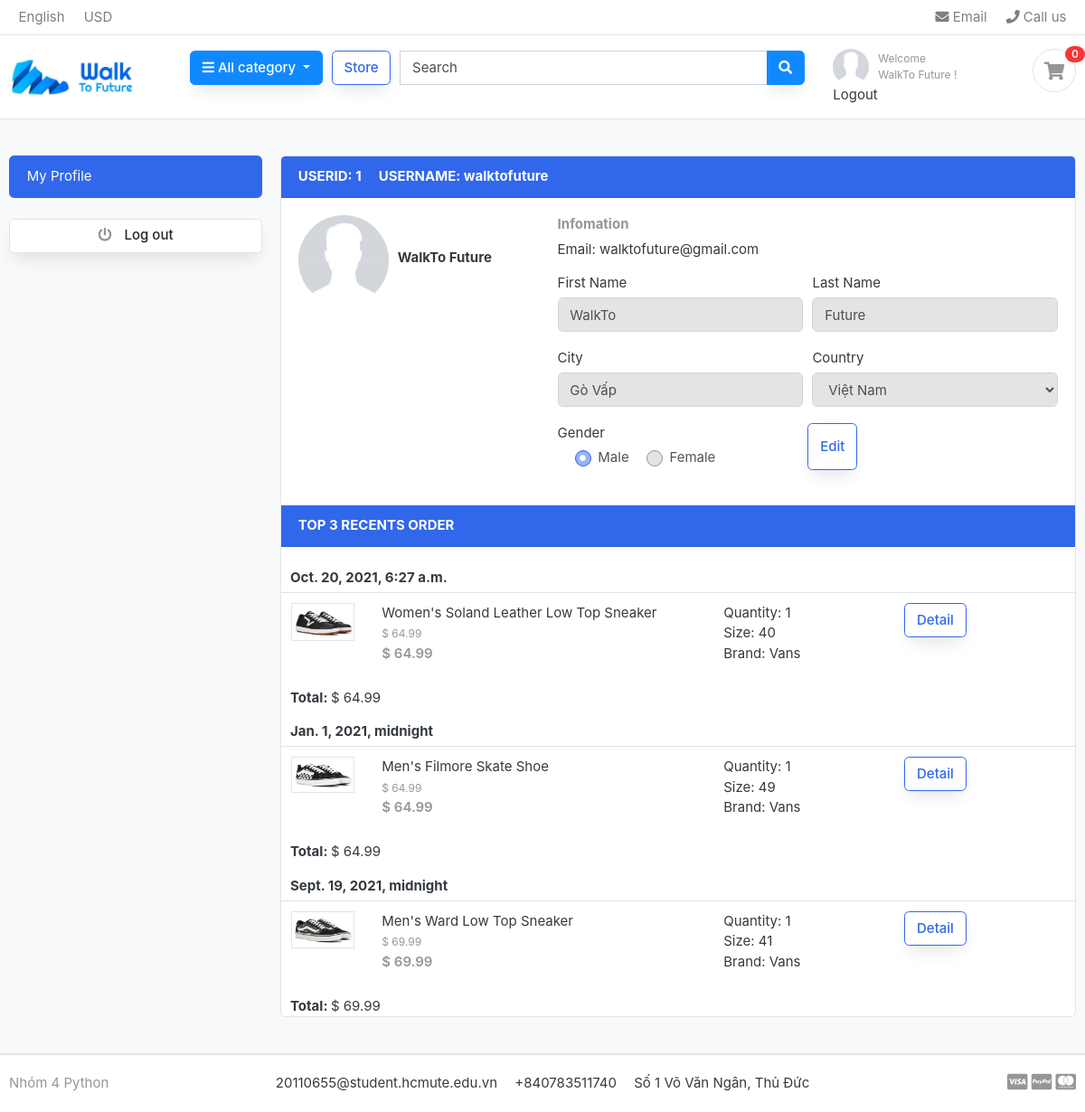
The page /profile/ (signed in) on the database as committed earlier.
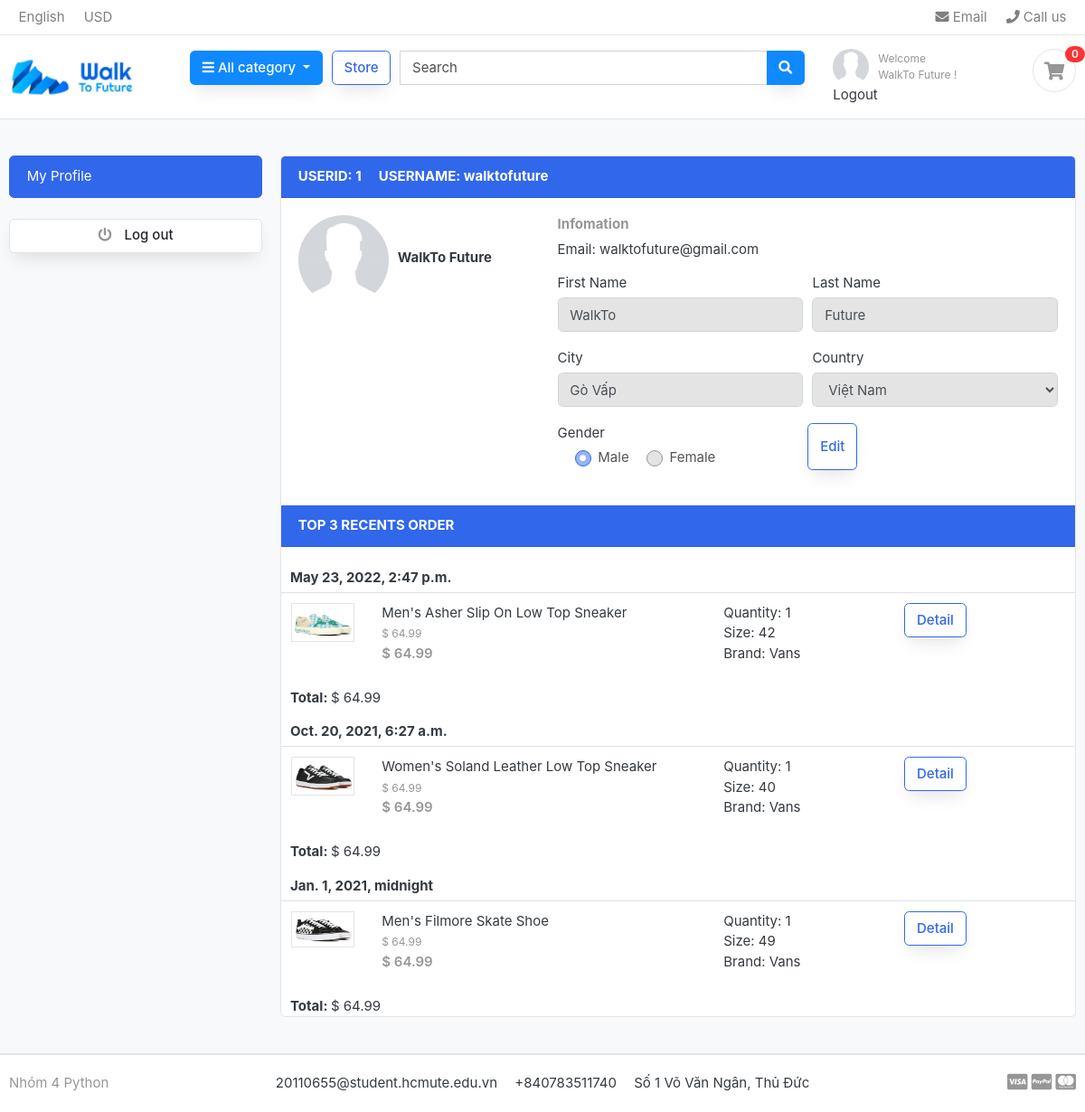
The same page on the database as committed later.
### store/models.py (models this page shows, shortened)
class Customer(models.Model):
    user = models.OneToOneField(User, on_delete=models.CASCADE)
    city = models.CharField(max_length=200)
    gender = models.CharField(max_length=10, choices=GENDER_CHOICES, default = 'female')
    country = models.CharField(max_length=50, choices=COUNTRY_CHOICES, default='vietNam')

class Bill(models.Model):
    user =  models.ForeignKey(User, on_delete=models.CASCADE)
    sq = models.ForeignKey(Size_Quantity,on_delete=models.CASCADE)
    checkout_date = models.DateTimeField()
    quantity = models.IntegerField(default=1)
    @property
    def total(self):
        return self.sq.product.price * self.quantity

class Size_Quantity(models.Model):
    product = models.ForeignKey(Product, on_delete=models.CASCADE)
    size = models.IntegerField()
    quantity = models.IntegerField()

class Product(models.Model):
    name = models.CharField(max_length=200, null=False)
    price = models.FloatField(null=False)
    description = models.TextField()
    brand = models.CharField(max_length=150)
    image = models.ImageField(upload_to='images')
    slug = models.SlugField()
    sold = models.IntegerField(default=0)
    statitic = models.FloatField(default=0)

### store/views.py (the view, shortened to what this page needs)
# urls.py: path('profile/',views.profile, name ='profile' ),
@login_required(login_url='login')
def profile(request):
    edit = False
    cus = models.Customer.objects.get(user=request.user)
    country = ['Việt Nam', 'United States', 'Russia']
    bills = models.Bill.objects.filter(user=request.user)
    date = []
    list = []
    bill = []
    total = 0
    for item in bills:
        if item.checkout_date not in date:
            if len(bill) != 0:
                list.append({'bills': bill,'total': total})
            date.append(item.checkout_date)
            bill = [item]
            total = item.total
        else:
            bill.append(item)
            total = total + item.total
    list.append({'bills': bill,'total': total})
    list = list[::-1]
    list = list[:3]
    return render(request,'store/profile.html', {
        'cus': cus,
        'country': country,
        'edit': edit,
        'bill_list': list
    })

### store/templatestags/tags.py (called while the page is built)
@register.simple_tag
def countCart(request):
    total = 0
    if request:
        if request.user.is_authenticated:
            user = request.user
            orders = models.Cart.objects.filter(user=user)
            for order in orders:
                total = total + order.quantity
    return total

@register.simple_tag
def product():
    products = models.Product.objects.all()
    return products

### store/templates/store/profile.html (shortened to what this page needs)
{% extends 'store/base/base.html' %}
{% load static %}
{% block profile %}
<section class="section-conten padding-y bg">
<div class="container">
	<div class="row">
	<aside class="col-md-3">
		<ul class="list-group">
			<a class="list-group-item active" href="#"> My Profile </a>
		</ul>
		<br>
		<a class="btn btn-light btn-block" href="{%url 'logout' %}"> <i class="fa fa-power-off"></i> <span class="text">Log out</span> </a>
	</aside>
	<main class="col-md-9">
		<article class="card">
		<header class="card-header" id="header_user">
			<strong class="d-inline-block mr-3 ">USERID: {{request.user.id}}</strong>
			<strong class="d-inline-block mr-3 ">USERNAME: {{request.user.username}}</strong>
		</header>
		<div class="card-body">
			<div class="row">
				<div class="col-md-4">
					<div class="icontext w-100">
						<img
						src="{% static 'store/images/avatars/default_avatar.jpg' %}"
						class="img-xs rounded-circle"
						id="avatar"
						/>
						<label><strong>{{ request.user.first_name }} {{ request.user.last_name }}</strong></label>
					</div>
				</div>
				<div class="col-md-8">
					<h6 class="text-muted">Infomation</h6>
					<p>Email: {{ request.user.email }} </p>
					<form method="POST" action="">
						{% if not edit %}
							<div class="form-row">
								<div class="form-group col-md-6">
								  <label>First Name</label>
								  <input type="text" class="form-control" disabled name="first_name" value="{{ request.user.first_name }}">
								</div>
								<div class="form-group col-md-6">
								  <label>Last Name</label>
								  <input type="text" class="form-control" disabled name="last_name" value="{{ request.user.last_name }}">
								</div>
							</div>
							<div class="form-row">
								<div class="form-group col-md-6">
								  	<label>City</label>
								  	<input type="text" class="form-control" disabled name="city" value="{{ cus.city }}">
								</div>
								<div class="form-group col-md-6">
									<label>Country</label>
									<select disabled class="form-control" name = "country">
										{% for item in country %}
											{% if cus.country == item %}
												<option value = "{{ item }}" selected="">{{ item }}</option>
											{% else %}
												<option value = "{{ item }}">{{ item }}</option>
											{% endif %}
										{% endfor %}
									</select>
								</div>
							</div>
							<div class="form-row">
								<div class="form-group col-md-6">
									<label>Gender</label>
									<br><span>&emsp;</span>
									{% if cus.gender == 'male' %}
									<label class="custom-control custom-radio custom-control-inline">
										<span class="custom-control-label"> Male </span>
									</label>
									<label class="custom-control custom-radio custom-control-inline">
										<span class="custom-control-label"> Female </span>
									</label>
									{% endif %}
								</div>
								<button onclick="document.getElementById('type').value = 'edit'" type="submit" class="btn btn-outline-primary">Edit</button>
							</div>
						{% endif %}
					</form>
				</div>
			</div>
		</div>
		<header class="card-header" id="header_bill">
			<strong class="d-inline-block mr-3 ">TOP 3 RECENTS ORDER  </strong>
		</header><br>
		<div class="table-responsive">
		{% for item in bill_list %}
		<table class="table table-hover">
			<label id="date_label"><strong>{{ item.bills.0.checkout_date }}</strong></label>
			{% for bill in item.bills %}
			<tr>
				<td width="100">
					<img src="{{ bill.sq.product.image.url }}" class="border" id="bill_item_img">
				</td>
				<td>
					<p class="title mb-0">{{ bill.sq.product.name }}</p>
					<small class="title text-muted">$ {{ bill.sq.product.price }}</small><br>
					<p class="price text-muted">$ {{ bill.total }}</p>
				</td>
				<td width="200">Quantity: {{ bill.quantity }} <br>Size: {{ bill.sq.size }} <br>Brand: {{ bill.sq.product.brand }} </td>
				<td width="200"><a href="{% url 'detail' bill.sq.product.slug %}" class="btn btn-outline-primary">Detail</a></td>
			</tr>
			{% endfor %}
		</table>
			<p id="total_label"><strong>Total: </strong>$ {{ item.total|floatformat:2 }}</p>
		{% endfor %}
		</div>
		</article>
	</main>
</div>
</div>
</section>
{% endblock %}

### store/templates/store/base/base.html (shortened to what this page needs)
{% load static %}
{% load tags %}
<!DOCTYPE HTML>
<html lang="en">
<head>
<link rel="stylesheet" href="https://stackpath.bootstrapcdn.com/font-awesome/4.7.0/css/font-awesome.min.css">
<link rel="stylesheet" href="{% static 'store/css/style.css' %}">
<link href="{% static 'store/css/bootstrap.css' %}" rel="stylesheet" type="text/css"/>
<link href="{% static 'store/fonts/fontawesome/css/all.min.css' %}" type="text/css" rel="stylesheet">
<link href="{% static 'store/css/ui.css' %}" rel="stylesheet" type="text/css"/>
<link href="{% static 'store/css/responsive.css' %}" rel="stylesheet" media="only screen and (max-width: 1200px)" />
</head>
<body>
<header class="section-header">
<nav class="navbar p-md-0 navbar-expand-sm navbar-light border-bottom">
<div class="container">
  <div class="collapse navbar-collapse" id="navbarTop4">
    <ul class="navbar-nav mr-auto">
    	<li class="nav-item dropdown">
		 	<a href="#" class="nav-link">English </a>
		</li>
		<li class="nav-item dropdown">
			<a href="#" class="nav-link"> USD </a>
		</li>
    </ul>
    <ul class="navbar-nav">
		<li><a href="#" class="nav-link"> <i class="fa fa-envelope"></i> Email </a></li>
		<li><a href="#" class="nav-link"> <i class="fa fa-phone"></i> Call us </a></li>
	</ul>
  </div>
</div>
</nav>
<section class="header-main border-bottom">
	<div class="container">
<div class="row align-items-center">
	<div class="col-lg-2 col-md-3 col-6">
		<a href="{%url 'index' %}" class="brand-wrap">
			<img class="logo" src="{% static 'store/images/logo1.jpg' %}">
		</a>
	</div>
	<div class="col-lg col-sm col-md col-6 flex-grow-0">
		<div class="category-wrap dropdown d-inline-block float-right">
			<button type="button" class="btn btn-primary dropdown-toggle" data-toggle="dropdown">
				<i class="fa fa-bars"></i> All category
			</button>
		</div>
	</div>
	<a href="{% url 'store' brandCategory='All' sizeCategory='All' priceCategory='All' searchCategory='All'  %}" class="btn btn-outline-primary">Store</a>
	<div class="col-lg  col-md-6 col-sm-12 col">
		<form id ="formSearch" method="POST" class="search">
			<div class="input-group w-100">
						{% product as list %}
			    <input  id="search" name="search" type="text" class="form-control" oninput="loadItem()" data-toggle="dropdown" style="width:60%;" placeholder="Search">
			    <div class="input-group-append">
			      <button class="btn btn-primary" onclick="submitSearch()">
			        <i class="fa fa-search"></i>
			      </button>
			    </div>
		    </div>
		</form>
	</div>
	<div class="col-lg-3 col-sm-6 col-8 order-2 order-lg-3">
				<div class="d-flex justify-content-end mb-3 mb-lg-0">
					<div class="widget-header">
						{% if request.user.is_authenticated %}
						<div class="icontext w-100">
							<a href="{%url 'profile' %}" class="brand-wrap">
								<img
								src="{% static 'store/images/avatars/default_avatar.jpg' %}"
								class="img-xs icon rounded-circle"
            					/>
							</a>
							<small class="title text-muted">Welcome <br>{{ request.user.first_name }} {{ request.user.last_name }} !</small>
						</div>
						<span class="" >
							<a href="{%url 'logout' %}" >Logout</a>
						</span>
						{% else %}
						<small class="title text-muted">Welcome guest!</small>
						<div>
							<a href="{%url 'login'%}">Sign in</a> <span class="dark-transp"> | </span>
							<a href="{%url 'register'%}"> Register</a>
						</div>
						{% endif %}
					</div>
					<a href="{% url 'cart' %}" class="widget-header pl-3 ml-3">
						<div class="icon icon-sm rounded-circle border"><i class="fa fa-shopping-cart"></i></div>
						<span class="badge badge-pill badge-danger notify">{% countCart request %}</span>
					</a>
				</div>
			</div>
</div>
	</div>
</section>
</header>
{% block profile %}
{% endblock %}
<footer class="section-footer border-top">
	<div class="container">
		<section class="footer-bottom border-top row">
			<div class="col-md-2">
				<p class="text-muted"> Nhóm 4 Python</p>
			</div>
			<div class="col-md-8 text-md-center">
				<span  class="px-2">20110655@student.hcmute.edu.vn</span>
				<span  class="px-2">+840783511740</span>
				<span  class="px-2">Số 1 Võ Văn Ngân, Thủ Đức</span>
			</div>
			<div class="col-md-2 text-md-right text-muted">
				<i class="fab fa-lg fa-cc-visa"></i>
				<i class="fab fa-lg fa-cc-paypal"></i>
				<i class="fab fa-lg fa-cc-mastercard"></i>
			</div>
		</section>
	</div>
</footer>
</body>
</html>

### store/static/store/css/ui.css (style rules this page uses)
html { font-family: "Inter", sans-serif; font-size: 15px; }
.icon-xs, .icon-sm, .icon-md, .icon-lg { display: inline-block; text-align: center; flex-shrink: 0; flex-grow: 0; }
.icon-sm { width: 48px; height: 48px; line-height: 48px !important; font-size: 20px; }
.img-xs, .img-sm, .img-md, .img-lg { -o-object-fit: cover; object-fit: cover; flex-shrink: 0; flex-grow: 0; }
.img-xs { width: 40px; height: 40px; }
#avatar { width: 100px; height: 100px; margin-right: 10px }
#header_user { background-color: #3167EB; color: #fff; }
#header_bill { background-color: #3167EB; color: #fff; }
#date_label { margin-left: 10px; }
#total_label { margin-left: 10px; }
#bill_item_img { max-width:70px; max-height:70px; width: auto; height: auto; }
.padding-y { padding-top: 40px; padding-bottom: 40px; }
article:after, .form-group:after { display: block; clear: both; content: ""; }
.bg { background-color: #f8f9fa; }
p:last-child { margin-bottom: 0; }
.header-main { position: relative; padding-top: 1rem; padding-bottom: 1rem; }
.brand-wrap .logo, .navbar-brand .logo { margin-right: 6px; max-height: 56px; display: inline-block; }
.widget-header { display: inline-block; vertical-align: middle; position: relative; }
.widget-header a { color: #343a40; }
.widget-header i { color: #969696; }
.widget-header .title { display: block; }
.widget-header .notify { position: absolute; top: -3px; right: -10px; }
.footer-bottom { padding-top: 20px; padding-bottom: 20px; }
.btn-light { background-color: #fff; border-color: #e4e4e4; }
.btn-light i { color: #969696; }
.btn i + .text { margin-left: 10px; }
.icontext { display: inline-flex; align-items: center; vertical-align: middle; }
.icontext .icon { position: relative; margin-right: 10px; flex-shrink: 0; flex-grow: 0; }
.icontext .title { display: block; margin-bottom: 0; }
.notify { position: absolute; top: -4px; right: -10px; display: inline-block; padding: 0.25em 0.6em; font-size: 12px; line-height: 1; text-align: center; border-radius: 3rem; color: #fff; background-color: #fa3434; }
.price { font-weight: 600; color: #212529; }

Rows that differ between the two databases and show on the page:
no longer on this page (row unchanged): Bill: bills.0.checkout_date "Sept. 19, 2021, midnight", sq.product.image (picture), sq.product.name "Men's Ward Low Top Sneaker", sq.product.price "69.99", total "69.99", quantity "1", sq.size "41", sq.product.brand "Vans"
added Bill: bills.0.checkout_date "May 23, 2022, 2:47 p.m.", sq.product.image (picture), sq.product.name "Men's Asher Slip On Low Top Sneaker", sq.product.price "64.99", total "64.99", quantity "1", sq.size "42", sq.product.brand "Vans"
Other text that changed with them:
new list line: "Total: $ 64.99"
list line gone: "Total: $ 69.99"
